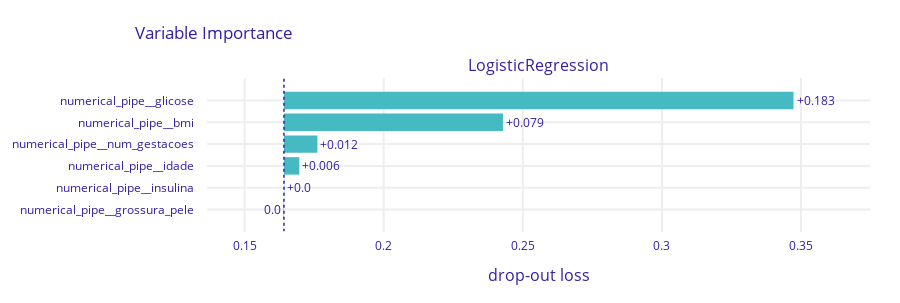

The notebook cell this image was saved under:
### Code cell
vi.plot(max_vars=10)

### Figure 1 — Plotly figure (JSON) as saved in the notebook; plotly's stock layout.template omitted (floating-point values rounded to 4 significant figures)
{"data": [{"base": 0.1642, "hoverinfo": "text", "hoverlabel": {"bgcolor": "rgba(0,0,0,0.8)"}, "hovertext": ["Model: LogisticRegression loss after<br>variable: numerical_pipe__glicose is permuted: 0.347<br>Drop-out loss change: +0.183", "Model: LogisticRegression loss after<br>variable: numerical_pipe__bmi is permuted: 0.243<br>Drop-out loss change: +0.079", "Model: LogisticRegression loss after<br>variable: numerical_pipe__num_gestacoes is permuted: 0.176<br>Drop-out loss change: +0.012", "Model: LogisticRegression loss after<br>variable: numerical_pipe__idade is permuted: 0.17<br>Drop-out loss change: +0.006", "Model: LogisticRegression loss after<br>variable: numerical_pipe__insulina is permuted: 0.164<br>Drop-out loss change: +0.0", "Model: LogisticRegression loss after<br>variable: numerical_pipe__grossura_pele is permuted: 0.164<br>Drop-out loss change: -0.0"], "marker": {"color": "#46bac2"}, "orientation": "h", "showlegend": false, "text": ["+0.183", "+0.079", "+0.012", "+0.006", "+0.0", "0.0"], "textposition": "outside", "type": "bar", "x": [0.1831, 0.07871, 0.01203, 0.005522, 0.0001404, -0.0001623], "xaxis": "x", "y": ["numerical_pipe__glicose", "numerical_pipe__bmi", "numerical_pipe__num_gestacoes", "numerical_pipe__idade", "numerical_pipe__insulina", "numerical_pipe__grossura_pele"], "yaxis": "y"}], "layout": {"annotations": [{"font": {"size": 16}, "showarrow": false, "text": "LogisticRegression", "x": 0.5, "xanchor": "center", "xref": "paper", "y": 1, "yanchor": "bottom", "yref": "paper"}, {"font": {"size": 16}, "showarrow": false, "text": "drop-out loss", "x": 0.5, "xanchor": "center", "xref": "paper", "y": 0, "yanchor": "top", "yref": "paper", "yshift": -30}], "font": {"color": "#371ea3"}, "height": 303, "margin": {"b": 71, "r": 30, "t": 78}, "shapes": [{"line": {"color": "#371ea3", "dash": "dot", "width": 1.5}, "type": "line", "x0": 0.1642, "x1": 0.1642, "xref": "x", "y0": -1, "y1": 6, "yref": "y"}], "title": {"text": "Variable Importance", "x": 0.15}, "xaxis": {"anchor": "y", "automargin": true, "domain": [0, 1], "fixedrange": true, "gridwidth": 2, "range": [0.1365, 0.3748], "tickcolor": "white", "ticklen": 3, "ticks": "outside", "type": "linear", "zeroline": false}, "yaxis": {"anchor": "x", "automargin": true, "autorange": "reversed", "domain": [0, 1], "fixedrange": true, "gridwidth": 2, "tickcolor": "white", "ticklen": 10, "ticks": "outside", "type": "category"}}}
